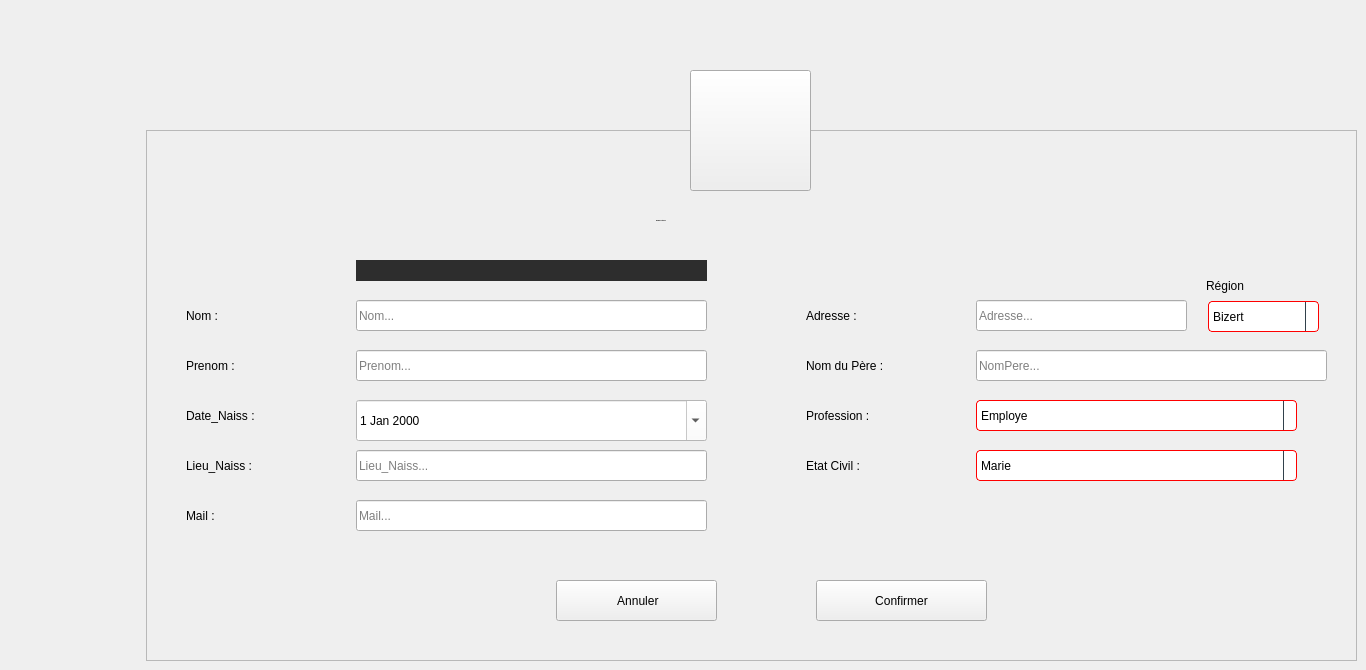
    <widget class="QWidget" name="Modifier_citoyen">
     <widget class="QFrame" name="frame_29">
      <property name="geometry">
       <rect>
        <x>146</x>
        <y>130</y>
        <width>1211</width>
        <height>531</height>
       </rect>
      </property>
      <property name="styleSheet">
       <string notr="true"/>
      </property>
      <property name="frameShape">
       <enum>QFrame::StyledPanel</enum>
      </property>
      <property name="frameShadow">
       <enum>QFrame::Raised</enum>
      </property>
      <widget class="QLabel" name="L_AjouterCitoyen_2">
       <property name="geometry">
        <rect>
         <x>510</x>
         <y>70</y>
         <width>281</width>
         <height>41</height>
        </rect>
       </property>
       <property name="font">
        <font>
         <family>century gothic</family>
         <pointsize>-1</pointsize>
         <weight>75</weight>
         <bold>true</bold>
        </font>
       </property>
       <property name="styleSheet">
        <string notr="true">background: transparent;</string>
       </property>
       <property name="text">
        <string>Modifier un Citoyen</string>
       </property>
      </widget>
      <widget class="QLabel" name="L_MNomCitoyen">
       <property name="geometry">
        <rect>
         <x>40</x>
         <y>170</y>
         <width>121</width>
         <height>31</height>
        </rect>
       </property>
       <property name="styleSheet">
        <string notr="true">background: transparent;</string>
       </property>
       <property name="text">
        <string>Nom :</string>
       </property>
      </widget>
      <widget class="QLabel" name="L_MPrenomCitoyen">
       <property name="geometry">
        <rect>
         <x>40</x>
         <y>220</y>
         <width>121</width>
         <height>31</height>
        </rect>
       </property>
       <property name="styleSheet">
        <string notr="true">background: transparent;</string>
       </property>
       <property name="text">
        <string>Prenom :</string>
       </property>
      </widget>
      <widget class="QLabel" name="L_MDateNaissCit">
       <property name="geometry">
        <rect>
         <x>40</x>
         <y>270</y>
         <width>131</width>
         <height>31</height>
        </rect>
       </property>
       <property name="styleSheet">
        <string notr="true">background: transparent;</string>
       </property>
       <property name="text">
        <string>Date_Naiss :</string>
       </property>
      </widget>
      <widget class="QLabel" name="L_MLieuNaissCit">
       <property name="geometry">
        <rect>
         <x>40</x>
         <y>320</y>
         <width>141</width>
         <height>31</height>
        </rect>
       </property>
       <property name="styleSheet">
        <string notr="true">background: transparent;</string>
       </property>
       <property name="text">
        <string>Lieu_Naiss :</string>
       </property>
      </widget>
      <widget class="QLabel" name="L_MMailCitoyen">
       <property name="geometry">
        <rect>
         <x>40</x>
         <y>370</y>
         <width>141</width>
         <height>31</height>
        </rect>
       </property>
       <property name="styleSheet">
        <string notr="true">background: transparent;</string>
       </property>
       <property name="text">
        <string>Mail :</string>
       </property>
      </widget>
      <widget class="QLineEdit" name="LE_MNomCitoyen">
       <property name="geometry">
        <rect>
         <x>210</x>
         <y>170</y>
         <width>351</width>
         <height>31</height>
        </rect>
       </property>
       <property name="placeholderText">
        <string>Nom...</string>
       </property>
      </widget>
      <widget class="QLineEdit" name="LE_MPrenomCitoyen">
       <property name="geometry">
        <rect>
         <x>210</x>
         <y>220</y>
         <width>351</width>
         <height>31</height>
        </rect>
       </property>
       <property name="placeholderText">
        <string>Prenom...</string>
       </property>
      </widget>
      <widget class="QLineEdit" name="LE_MLieuNaissCit">
       <property name="geometry">
        <rect>
         <x>210</x>
         <y>320</y>
         <width>351</width>
         <height>31</height>
        </rect>
       </property>
       <property name="placeholderText">
        <string>Lieu_Naiss...</string>
       </property>
      </widget>
      <widget class="QLineEdit" name="LE_MMailCitoyen">
       <property name="geometry">
        <rect>
         <x>210</x>
         <y>370</y>
         <width>351</width>
         <height>31</height>
        </rect>
       </property>
       <property name="text">
        <string/>
       </property>
       <property name="placeholderText">
        <string>Mail...</string>
       </property>
      </widget>
      <widget class="QPushButton" name="B_MConfirmerCitoyen">
       <property name="geometry">
        <rect>
         <x>670</x>
         <y>450</y>
         <width>171</width>
         <height>41</height>
        </rect>
       </property>
       <property name="styleSheet">
        <string notr="true">B_MConfirmerCitoyen{

}
B_MConfirmerCitoyen:hover{
	background-color: rgb(170, 0, 0);
}
B_MConfirmerCitoyen:pressed{
	background-color: rgb(255, 170, 0);
}</string>
       </property>
       <property name="text">
        <string>Confirmer</string>
       </property>
       <property name="icon">
        <iconset>
         <normaloff>:/ressources/image/confirm.png</normaloff>:/ressources/image/confirm.png</iconset>
       </property>
       <property name="iconSize">
        <size>
         <width>20</width>
         <height>20</height>
        </size>
       </property>
      </widget>
      <widget class="QPushButton" name="B_MAnnulerCitoyen">
       <property name="geometry">
        <rect>
         <x>410</x>
         <y>450</y>
         <width>161</width>
         <height>41</height>
        </rect>
       </property>
       <property name="styleSheet">
        <string notr="true"/>
       </property>
       <property name="text">
        <string> Annuler</string>
       </property>
       <property name="icon">
        <iconset>
         <normaloff>:/ressources/image/close.png</normaloff>:/ressources/image/close.png</iconset>
       </property>
       <property name="iconSize">
        <size>
         <width>16</width>
         <height>16</height>
        </size>
       </property>
      </widget>
      <widget class="QLabel" name="L_MAdresseCit">
       <property name="geometry">
        <rect>
         <x>660</x>
         <y>170</y>
         <width>121</width>
         <height>31</height>
        </rect>
       </property>
       <property name="styleSheet">
        <string notr="true">background: transparent;</string>
       </property>
       <property name="text">
        <string>Adresse :</string>
       </property>
      </widget>
      <widget class="QLineEdit" name="LE_MAdresseCit">
       <property name="geometry">
        <rect>
         <x>830</x>
         <y>170</y>
         <width>211</width>
         <height>31</height>
        </rect>
       </property>
       <property name="placeholderText">
        <string>Adresse...</string>
       </property>
      </widget>
      <widget class="QLabel" name="L_MNomPereCit">
       <property name="geometry">
        <rect>
         <x>660</x>
         <y>220</y>
         <width>151</width>
         <height>31</height>
        </rect>
       </property>
       <property name="styleSheet">
        <string notr="true">background: transparent;</string>
       </property>
       <property name="text">
        <string>Nom du Père :</string>
       </property>
      </widget>
      <widget class="QLineEdit" name="LE_MNomPereCit">
       <property name="geometry">
        <rect>
         <x>830</x>
         <y>220</y>
         <width>351</width>
         <height>31</height>
        </rect>
       </property>
       <property name="placeholderText">
        <string>NomPere...</string>
       </property>
      </widget>
      <widget class="QLabel" name="L_MProfessionCit">
       <property name="geometry">
        <rect>
         <x>660</x>
         <y>270</y>
         <width>131</width>
         <height>31</height>
        </rect>
       </property>
       <property name="styleSheet">
        <string notr="true">background: transparent;</string>
       </property>
       <property name="text">
        <string>Profession :</string>
       </property>
      </widget>
      <widget class="QLabel" name="L_MEtatCitoyen">
       <property name="geometry">
        <rect>
         <x>660</x>
         <y>320</y>
         <width>141</width>
         <height>31</height>
        </rect>
       </property>
       <property name="styleSheet">
        <string notr="true">background: transparent;</string>
       </property>
       <property name="text">
        <string>Etat Civil :</string>
       </property>
      </widget>
      <widget class="QDateEdit" name="DE_MDateNaissCit">
       <property name="geometry">
        <rect>
         <x>210</x>
         <y>270</y>
         <width>351</width>
         <height>41</height>
        </rect>
       </property>
       <property name="styleSheet">
        <string notr="true">background: white;</string>
       </property>
       <property name="calendarPopup">
        <bool>true</bool>
       </property>
      </widget>
      <widget class="QLabel" name="L_ANomCitoyenA_2">
       <property name="geometry">
        <rect>
         <x>210</x>
         <y>130</y>
         <width>351</width>
         <height>21</height>
        </rect>
       </property>
       <property name="styleSheet">
        <string notr="true">background:rgb(45, 45, 45);</string>
       </property>
       <property name="text">
        <string/>
       </property>
      </widget>
      <widget class="QComboBox" name="CB_Mregion">
       <property name="geometry">
        <rect>
         <x>1062</x>
         <y>171</y>
         <width>111</width>
         <height>31</height>
        </rect>
       </property>
       <property name="styleSheet">
        <string notr="true">QComboBox {
  border: 1px solid red;
  border-radius: 4px;
  background: white;
}

QComboBox QAbstractItemView {
  border: 1px solid black;
  border-radius: 0;
  background-color: white;
  selection-background-color:#305068;
}

QComboBox QAbstractItemView:hover {
  background-color: white;
  color: #F0F0F0;
}

QComboBox QAbstractItemView:selected {
  background: #1464A0;
  color: #32414B;
}

QComboBox QAbstractItemView:alternate {
  background: #19232D;
}

QComboBox:disabled {
  background-color: #19232D;
  color: #787878;
}

QComboBox:hover {
  border: 1px solid #148CD2;
}

QComboBox:focus {
  border: 1px solid #1464A0;
}

QComboBox:on {
  selection-background-color: #1464A0;
}

QComboBox::item:checked {
  font-weight: bold;
}

QComboBox::item:selected {
  border: 0px solid transparent;
}

QComboBox::drop-down {
  subcontrol-origin: padding;
  subcontrol-position: top right;
  width: 12px;
  border-left: 1px solid #32414B;
}
</string>
       </property>
       <item>
        <property name="text">
         <string>Bizert</string>
        </property>
       </item>
       <item>
        <property name="text">
         <string>Beja</string>
        </property>
       </item>
       <item>
        <property name="text">
         <string>Djerba</string>
        </property>
       </item>
       <item>
        <property name="text">
         <string>Gafsa</string>
        </property>
       </item>
       <item>
        <property name="text">
         <string>Gabes</string>
        </property>
       </item>
       <item>
        <property name="text">
         <string>Jendouba</string>
        </property>
       </item>
       <item>
        <property name="text">
         <string>Kairouan</string>
        </property>
       </item>
       <item>
        <property name="text">
         <string>Kef</string>
        </property>
       </item>
       <item>
        <property name="text">
         <string>Kasserine</string>
        </property>
       </item>
       <item>
        <property name="text">
         <string>Kebili</string>
        </property>
       </item>
       <item>
        <property name="text">
         <string>Monastir</string>
        </property>
       </item>
       <item>
        <property name="text">
         <string>Mahdia</string>
        </property>
       </item>
       <item>
        <property name="text">
         <string>Medenin</string>
        </property>
       </item>
       <item>
        <property name="text">
         <string>Nabeul</string>
        </property>
       </item>
       <item>
        <property name="text">
         <string>Sousse</string>
        </property>
       </item>
       <item>
        <property name="text">
         <string>Sfax</string>
        </property>
       </item>
       <item>
        <property name="text">
         <string>Sidi Bouzid</string>
        </property>
       </item>
       <item>
        <property name="text">
         <string>Tataouin</string>
        </property>
       </item>
       <item>
        <property name="text">
         <string>Tunis</string>
        </property>
       </item>
       <item>
        <property name="text">
         <string>Tozeur </string>
        </property>
       </item>
       <item>
        <property name="text">
         <string>Zaghouan</string>
        </property>
       </item>
      </widget>
      <widget class="QLabel" name="label_15">
       <property name="geometry">
        <rect>
         <x>1060</x>
         <y>140</y>
         <width>111</width>
         <height>31</height>
        </rect>
       </property>
       <property name="styleSheet">
        <string notr="true">background: transparent;</string>
       </property>
       <property name="text">
        <string>Région</string>
       </property>
      </widget>
      <widget class="QComboBox" name="CB_Metatciv">
       <property name="geometry">
        <rect>
         <x>830</x>
         <y>320</y>
         <width>321</width>
         <height>31</height>
        </rect>
       </property>
       <property name="styleSheet">
        <string notr="true">QComboBox {
  border: 1px solid red;
  border-radius: 4px;
  background: white;
}

QComboBox QAbstractItemView {
  border: 1px solid black;
  border-radius: 0;
  background-color: white;
  selection-background-color:#305068;
}

QComboBox QAbstractItemView:hover {
  background-color: white;
  color: #F0F0F0;
}

QComboBox QAbstractItemView:selected {
  background: #1464A0;
  color: #32414B;
}

QComboBox QAbstractItemView:alternate {
  background: #19232D;
}

QComboBox:disabled {
  background-color: #19232D;
  color: #787878;
}

QComboBox:hover {
  border: 1px solid #148CD2;
}

QComboBox:focus {
  border: 1px solid #1464A0;
}

QComboBox:on {
  selection-background-color: #1464A0;
}

QComboBox::item:checked {
  font-weight: bold;
}

QComboBox::item:selected {
  border: 0px solid transparent;
}

QComboBox::drop-down {
  subcontrol-origin: padding;
  subcontrol-position: top right;
  width: 12px;
  border-left: 1px solid #32414B;
}</string>
       </property>
       <item>
        <property name="text">
         <string>Marie</string>
        </property>
       </item>
       <item>
        <property name="text">
         <string>Célibataire</string>
        </property>
       </item>
       <item>
        <property name="text">
         <string>Autre...</string>
        </property>
       </item>
      </widget>
      <widget class="QComboBox" name="CB_Mprofession">
       <property name="geometry">
        <rect>
         <x>830</x>
         <y>270</y>
         <width>321</width>
         <height>31</height>
        </rect>
       </property>
       <property name="styleSheet">
        <string notr="true">QComboBox {
  border: 1px solid red;
  border-radius: 4px;
  background: white;
}

QComboBox QAbstractItemView {
  border: 1px solid black;
  border-radius: 0;
  background-color: white;
  selection-background-color:#305068;
}

QComboBox QAbstractItemView:hover {
  background-color: white;
  color: #F0F0F0;
}

QComboBox QAbstractItemView:selected {
  background: #1464A0;
  color: #32414B;
}

QComboBox QAbstractItemView:alternate {
  background: #19232D;
}

QComboBox:disabled {
  background-color: #19232D;
  color: #787878;
}

QComboBox:hover {
  border: 1px solid #148CD2;
}

QComboBox:focus {
  border: 1px solid #1464A0;
}

QComboBox:on {
  selection-background-color: #1464A0;
}

QComboBox::item:checked {
  font-weight: bold;
}

QComboBox::item:selected {
  border: 0px solid transparent;
}

QComboBox::drop-down {
  subcontrol-origin: padding;
  subcontrol-position: top right;
  width: 12px;
  border-left: 1px solid #32414B;
}</string>
       </property>
       <item>
        <property name="text">
         <string>Employe</string>
        </property>
       </item>
       <item>
        <property name="text">
         <string>Directeur</string>
        </property>
       </item>
       <item>
        <property name="text">
         <string>Medecin</string>
        </property>
       </item>
       <item>
        <property name="text">
         <string>Professeur</string>
        </property>
       </item>
       <item>
        <property name="text">
         <string>Autres...</string>
        </property>
       </item>
      </widget>
     </widget>
     <widget class="QToolButton" name="toolButton_34">
      <property name="geometry">
       <rect>
        <x>690</x>
        <y>70</y>
        <width>121</width>
        <height>121</height>
       </rect>
      </property>
      <property name="styleSheet">
       <string notr="true"/>
      </property>
      <property name="text">
       <string/>
      </property>
      <property name="icon">
       <iconset>
        <normaloff>:/ressources/image/systeme-de-population.png</normaloff>:/ressources/image/systeme-de-population.png</iconset>
      </property>
      <property name="iconSize">
       <size>
        <width>64</width>
        <height>64</height>
       </size>
      </property>
     </widget>
    </widget>
